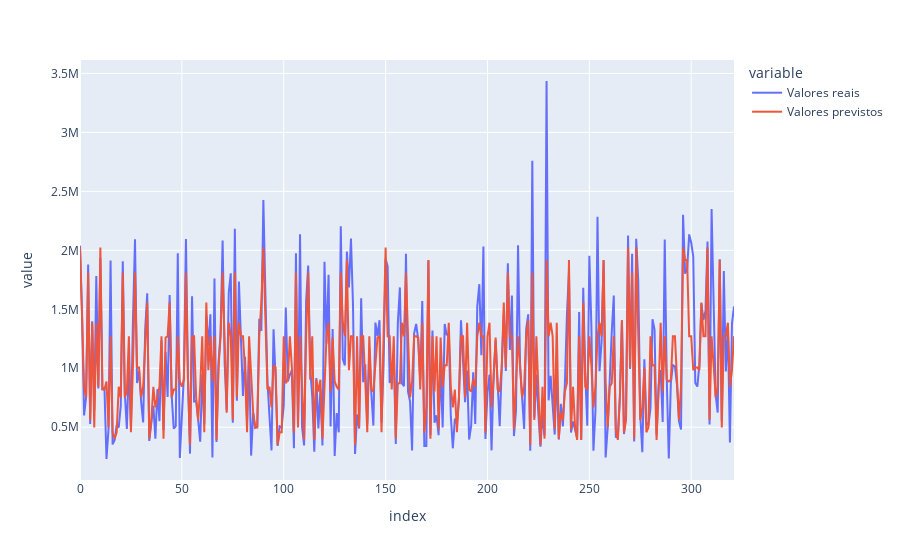

This figure's notebook cell:
### Code cell
# Plotando gráfico de comparação: azul são os dados reais e vermelho a previsão
fig = px.line(comp1_forest, y=['Valores reais','Valores previstos'])
fig.show()

### Figure 1 — Plotly figure (JSON) as saved in the notebook; plotly's stock layout.template omitted (floating-point values rounded to 4 significant figures; data arrays with more than 128 entries replaced by an {"elided": "..."} marker saying what was removed)
{"data": [{"hovertemplate": "variable=Valores reais<br>index=%{x}<br>value=%{y}<extra></extra>", "legendgroup": "Valores reais", "line": {"color": "#636efa", "dash": "solid"}, "marker": {"symbol": "circle"}, "mode": "lines", "name": "Valores reais", "orientation": "v", "showlegend": true, "type": "scatter", "x": {"elided": "322 int values"}, "xaxis": "x", "y": {"elided": "322 float values"}, "yaxis": "y"}, {"hovertemplate": "variable=Valores previstos<br>index=%{x}<br>value=%{y}<extra></extra>", "legendgroup": "Valores previstos", "line": {"color": "#EF553B", "dash": "solid"}, "marker": {"symbol": "circle"}, "mode": "lines", "name": "Valores previstos", "orientation": "v", "showlegend": true, "type": "scatter", "x": {"elided": "322 int values"}, "xaxis": "x", "y": {"elided": "322 float values"}, "yaxis": "y"}], "layout": {"legend": {"title": {"text": "variable"}, "tracegroupgap": 0}, "margin": {"t": 60}, "xaxis": {"anchor": "y", "domain": [0, 1], "title": {"text": "index"}}, "yaxis": {"anchor": "x", "domain": [0, 1], "title": {"text": "value"}}}}
